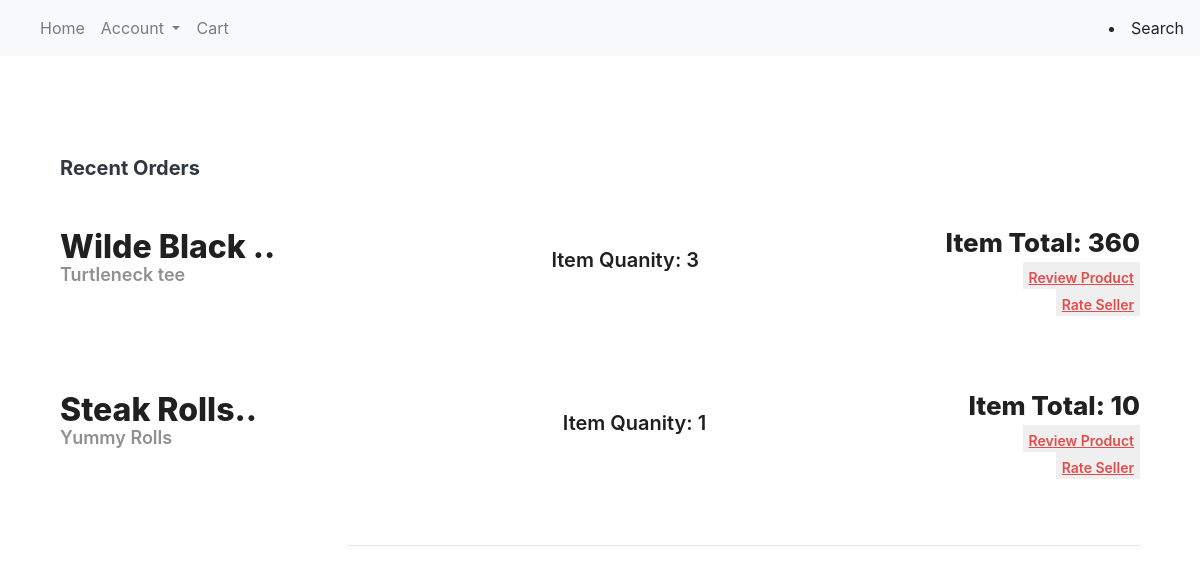
/checkout (signed in), run on an earlier commit of the app's database.
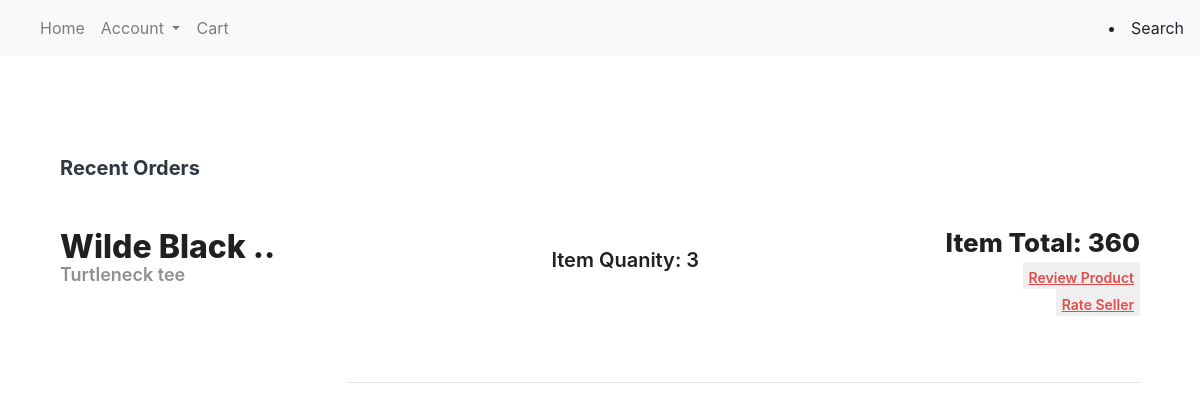
And on a later commit of the database.
### tables this page shows
CREATE TABLE Product_Listings(seller_email TEXT NOT NULL, listing_id INTEGER NOT NULL, category TEXT NOT NULL, title TEXT NOT NULL, product_name TEXT NOT NULL, product_description TEXT NOT NULL, price REAL NOT NULL, quanity INT NOT NULL, active INT NOT NULL, posted TEXT NOT NULL, ended TEXT, PRIMARY KEY (seller_email, listing_id) FOREIGN KEY (seller_email) REFERENCES Sellers (email), FOREIGN KEY (category) REFERENCES Categories (category_name) );

CREATE TABLE Orders(transaction_id INTEGER NOT NULL PRIMARY KEY AUTOINCREMENT, seller_email TEXT NOT NULL, listing_id INT NOT NULL, buyer_email TEXT NOT NULL, date TEXT NOT NULL, quanity INT NOT NULL, payment INT NOT NULL, cart INT NOT NULL, cancelled INT NOT NULL, FOREIGN KEY (seller_email) REFERENCES Sellers (email), FOREIGN KEY (buyer_email) REFERENCES Buyers (email), FOREIGN KEY (listing_id) REFERENCES Product_Listings (listing_id), FOREIGN KEY (payment) REFERENCES Credit_Cards (credit_card_num) );

### app.py (the view)
@app.route('/checkout', methods=['GET', 'POST'])
def checkout():
    if session.returnIsBuyer() == 0:
        return redirect('/')
    checkoutCart_request()
    orders = finishedOrders_request()
    return render_template('orders.html', orders=orders) #cart = 0, cancelled = 0

### app.py (called while the page is built)
def checkoutCart_request():
    connection = sql.connect('database.db')
    connection.execute('UPDATE Orders SET cart = 0, cancelled = 0 WHERE Orders.buyer_email = ''?'' AND Orders.cart = 1;', (session.returnUserID(), ))
    connection.commit()
    connection.close()

def finishedOrders_request():
    connection = sql.connect('database.db')
    cursor = connection.execute('SELECT * FROM Orders INNER JOIN Product_Listings ON Orders.buyer_email = ''?'' AND Orders.cart = 0 AND Orders.cancelled = 0 AND Orders.listing_id = Product_Listings.listing_id AND Product_Listings.seller_email = Orders.seller_email;', (session.returnUserID(), ))
    return cursor.fetchall()

### session.py (called while the page is built)
    def returnUserID(self):
        return self.userID

    def returnIsSeller(self):
        return self.isSeller

    def returnIsBuyer(self):
        return self.isBuyer

### templates/orders.html (shortened to what this page needs)
<!DOCTYPE html>
<html lang="en" dir="ltr">
    <head>
        <link rel="stylesheet" href="https://stackpath.bootstrapcdn.com/bootstrap/4.4.1/css/bootstrap.min.css"
>
        <link rel="stylesheet" type="text/css" href="{{ url_for('static', filename='css/styles.css') }}" />
        <link rel="stylesheet" href="https://cdnjs.cloudflare.com/ajax/libs/bootstrap/4.5.3/css/bootstrap.min.css" />
    </head>
	<body class="cartbody">
		<nav class="navbar navbar-expand-lg navbar-light bg-light">
		  <div class="collapse navbar-collapse" id="navbarSupportedContent">
		    <ul class="navbar-nav mr-auto">
             {% for item in navbar %}
				{% if item.sublinks %}
			      <li class="nav-item dropdown">
			        <a class="nav-link dropdown-toggle" href="#" id="navbarDropdown" role="button" data-toggle="dropdown" aria-haspopup="true" aria-expanded="false">
			          {{item.text}}
			        </a>
			      </li>
			  {% elif item.url %}
			      <li class="nav-item">
			        <a class="nav-link" href="{{item.url}}">{{item.text}}</a>
			      </li>
		      {% endif %}
		      {% endfor %}
		      </ul>
		  </div>
		  <li>Search</li>
		</nav>
		<div class="cart-container">
			<div class="cart-header">
				<h3 class="cart-heading">Recent Orders</h3>
			</div>
			{% for item in orders %}
			<div class="cart-items">
				<div class="cart-about">
					{% set title = item[13] %}
					<h1 class="cart-title">{{ title[0:12] }}..</h1>
					<h3 class="cart-subtitle">{{ item[14] }}</h3>
				</div>
				<div class="cart-counter">
					<div class="cart-count">Item Quanity: {{ item[5] }}</div>
				</div>
				<div class="cart-prices">
					<div class="cart-amount">Item Total: {{ item[6] }}</div>
					<form action="/reviewproduct" method="POST">
						<button type="submit" href="/reviewproduct" class="cart-remove" style="border: 0px !important;"><u>Review Product</u></button>
					</form>
					<form action="/rateseller" method="POST">
						<button type="submit" href="/rateseller" class="cart-remove" style="border: 0px !important;"><u>Rate Seller</u></button>
					</form>
				  </div>
			</div>
			{% endfor %}
		<hr>
    </body>
</html>

### static/css/styles.css (style rules this page uses)
.cart-container { margin-top: 100px; width: 100%; background-color: #ffffff; }
.cart-header { margin: auto; padding-bottom: 15px; width: 90%; height: 15%; display: flex; justify-content: space-between; align-items: center; }
.cart-heading { font-size: 20px; font-weight: 700; color: #2F3841; }
.cart-remove { padding-top: 5px; font-size: 14px; font-weight: 600; color: #E44C4C; cursor: pointer; }
.cart-items { margin: auto; width: 90%; height: 30%; display: flex; justify-content: space-between; margin-bottom: 50px; align-items: center; }
.cart-about { height: 100%; width: 24%; }
.cart-title { padding-top: 10px; line-height: 10px; font-size: 32px; font-weight: 800; color: #202020; }
.cart-subtitle { padding-top: 10px; line-height: 10px; font-size: 18px; font-weight: 600; color: #909090; }
.cart-counter { width: 15%; display: flex; justify-content: space-between; align-items: center; }
.cart-count { font-size: 20px; font-weight: 600; color: #202020; }
.cart-prices { height: 100%; text-align: right; }
.cart-amount { padding-top: 20px; font-size: 26px; font-weight: 800; color: #202020; }
hr { width: 66%; float: right; margin-top: 50px; margin-right: 5%; }

What changed in the data, as far as the page shows it:
removed Orders: product_description "Yummy Rolls", quanity "1", payment "10"
no longer on this page (row edited): Product_Listings: product_name "Steak Rolls"
